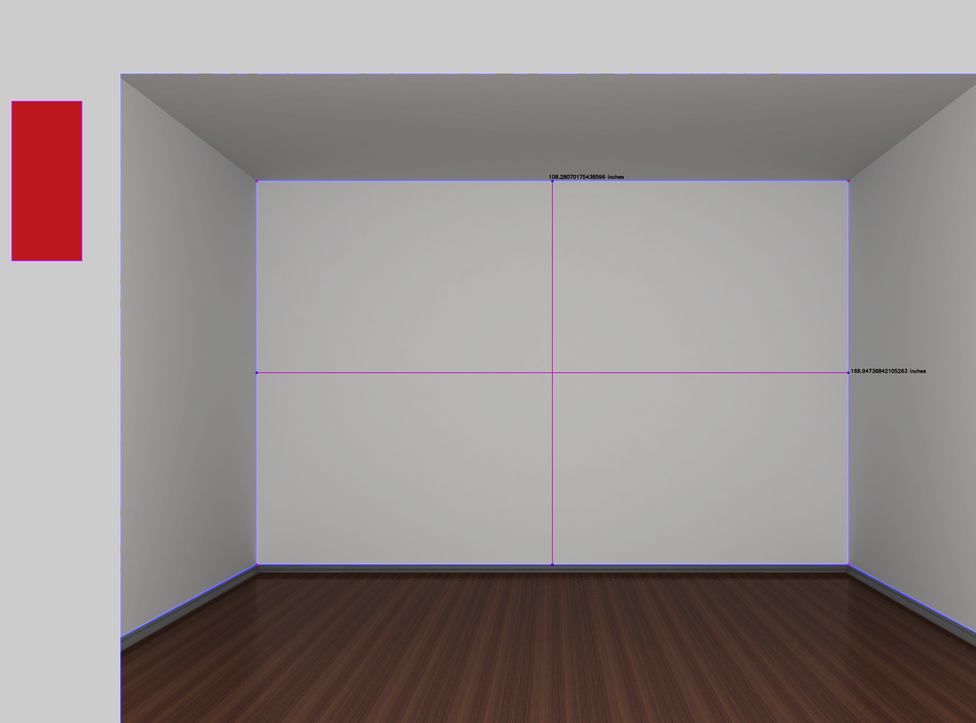
#> input picture test1.png, 976 x 723 px, shrunk from 3925 x 2909 before the run, given in place of test1.jpg, which was not available
$ python compVision_project.py
#> lines starting #> are read from the running program, lines starting #| are printed output that depends on the picture; after the words box and inside, x2 and y2 are one past the last pixel; in counts of white or black regions, pixels touching at a corner belong together; pictures that were not available may be replaced by others from this repository, and a replacement may not be noted
import numpy as np
import cv2
from matplotlib import pyplot as plt

img = cv2.imread('test1.jpg')
#> img is the input picture: shape (723, 976, 3); mean B, G, R 142, 142.7, 150.2
gray = cv2.cvtColor(img,cv2.COLOR_BGR2GRAY)
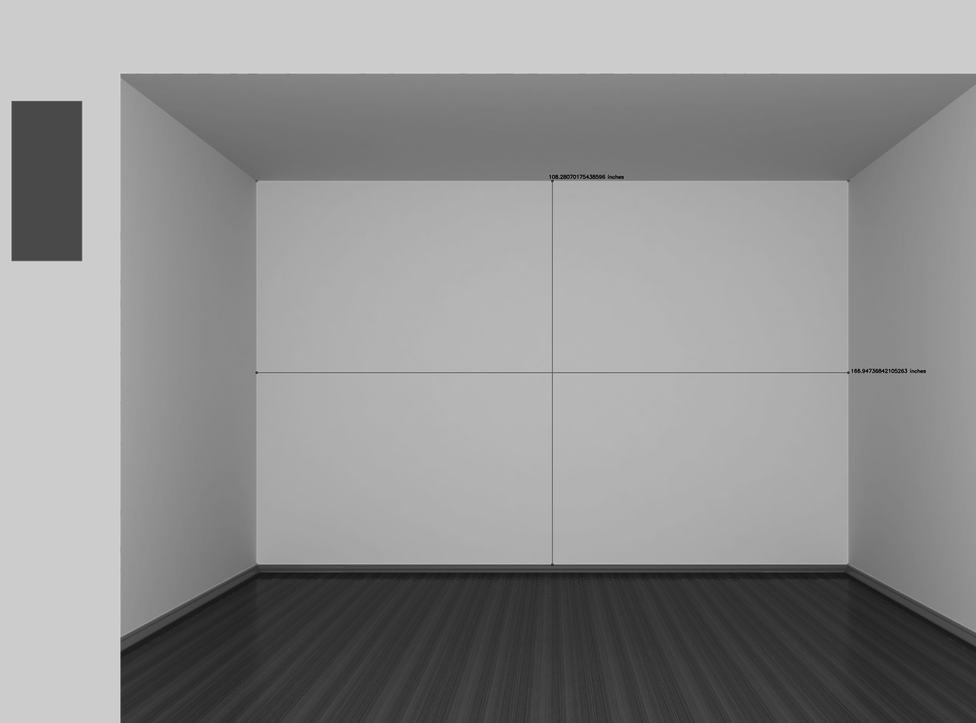
#> gray: shape (723, 976); min 5, max 216, mean 144.9

kernel_size = 5
blur_gray = cv2.GaussianBlur(gray,(kernel_size, kernel_size),0)

low_threshold = 0
high_threshold = 300
edges = cv2.Canny(blur_gray, low_threshold, high_threshold)
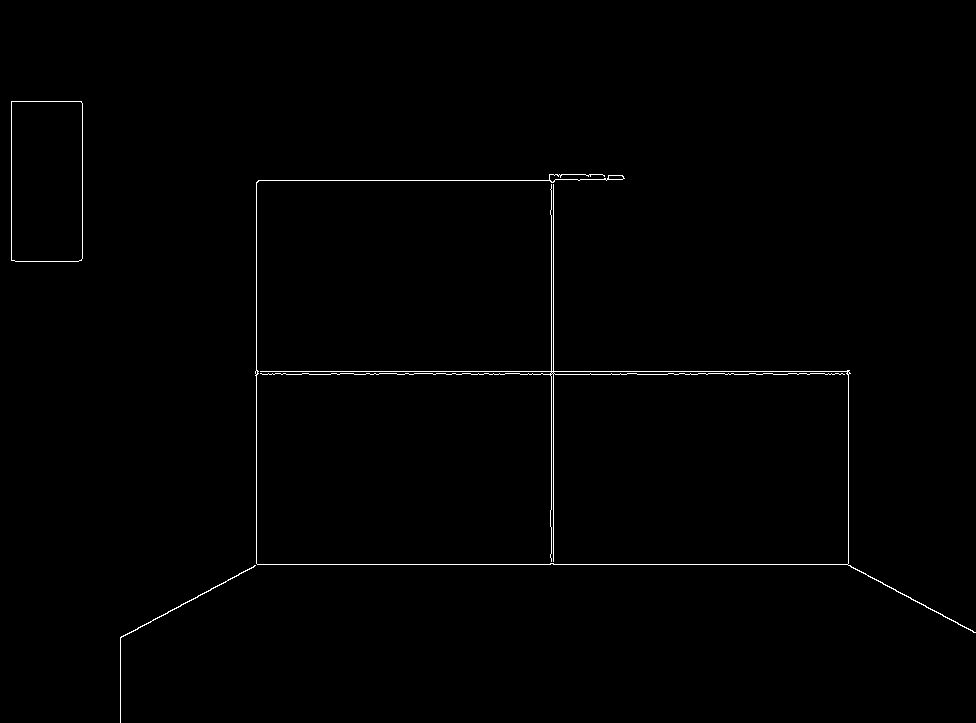
#> edges: shape (723, 976); 0.64% white in thin lines or dots, all inside (x1, y1, x2, y2) = (11, 101, 976, 723)
cv2.imshow('imageCanny',edges)
cv2.waitKey(0)


rho = 1  # distance resolution in pixels of the Hough grid
theta = np.pi / 180  # angular resolution in radians of the Hough grid
threshold = 15  # minimum number of votes (intersections in Hough grid cell)
min_line_length = 30  # minimum number of pixels making up a line
max_line_gap = 30  # maximum gap in pixels between connectable line segments
line_image = np.copy(img) * 0  # creating a blank to draw lines on
#> line_image: shape (723, 976, 3); every value is 0

# Run Hough on edge detected image
# Output "lines" is an array containing endpoints of detected line segments
lines = cv2.HoughLinesP(edges, rho, theta, threshold, np.array([]),
                    min_line_length, max_line_gap)
#> lines = 21 rows, first 6: [255, 371, 848, 371], [257, 564, 847, 564], [553, 563, 553, 174], [256, 563, 256, 182], [257, 374, 848, 374], [551, 563, 551, 174]

for line in lines:
    for x1,y1,x2,y2 in line:
        cv2.line(line_image,(x1,y1),(x2,y2),(255,0,0),5)
#> this loop made 21 passes
#> line on passes 1 to 12: [[255, 371, 848, 371]], [[257, 564, 847, 564]], [[553, 563, 553, 174]], [[256, 563, 256, 182]], [[257, 374, 848, 374]], [[551, 563, 551, 174]], [[258, 180, 606, 180]], [[668, 373, 850, 373]], [[82, 258, 82, 103]], [[11, 260, 11, 101]], [[848, 565, 848, 370]], [[120, 722, 120, 637]]
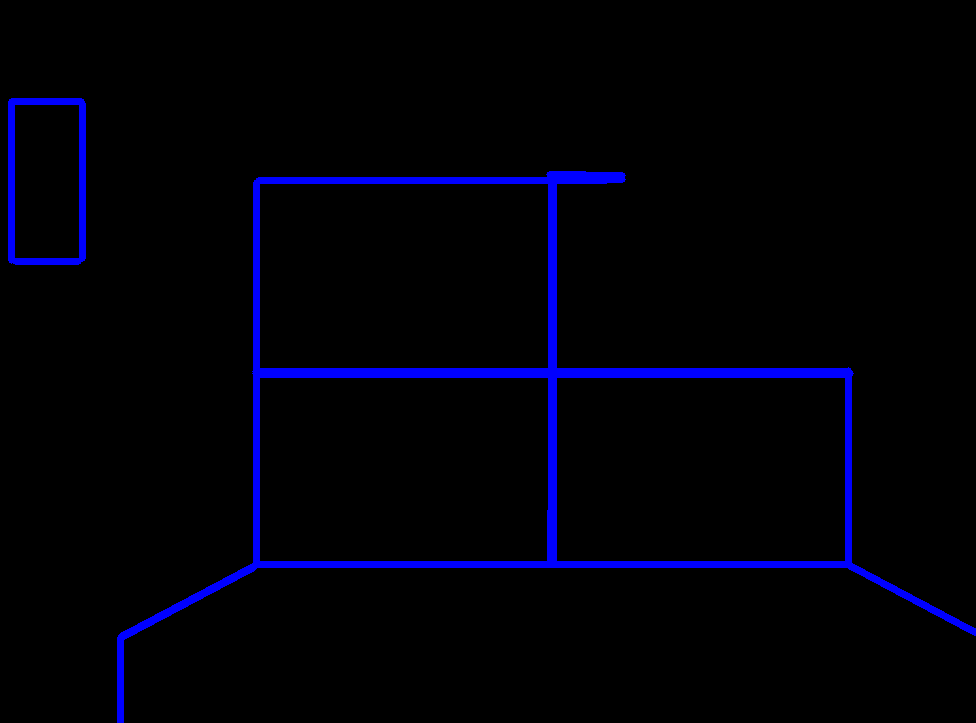
#> line_image: shape (723, 976, 3); mean B, G, R 9.5, 0, 0

# Draw the lines on the  image
lines_edges = cv2.addWeighted(img, 0.8, line_image, 1, 0)
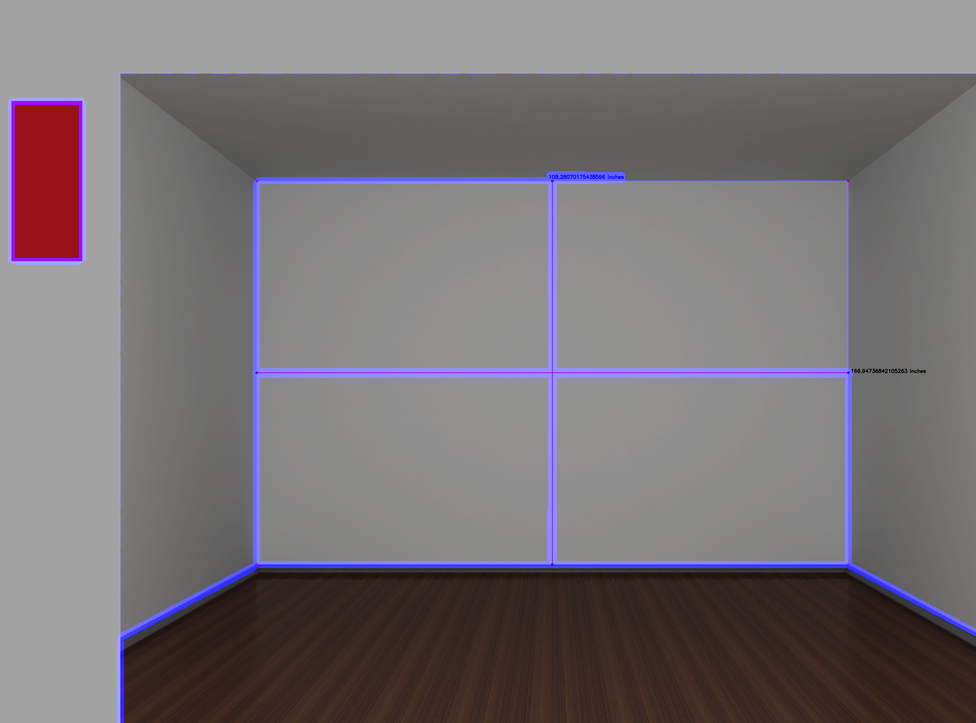
#> lines_edges: shape (723, 976, 3); mean B, G, R 118.2, 114.1, 120.1

cv2.imshow('imageHough',lines_edges)
cv2.waitKey(0)


'''
# Initiate FAST object with default values
fast = cv2.FastFeatureDetector_create()
sift = cv2.SIFT_create()

kp1 = sift.detect(gray,None)
imgSift=cv2.drawKeypoints(gray,kp1,None)
cv2.imshow('imageSift',imgSift)
cv2.waitKey(0)

# find and draw the keypoints
kp2 = fast.detect(img,None)
img2 = cv2.drawKeypoints(img, kp2, None, color=(255,0,0))

# Print all default params
print ("Threshold: ", fast.getThreshold())
print ("nonmaxSuppression: ", fast.getNonmaxSuppression())
print ("neighborhood: ", fast.getType())
print ("Total Keypoints with nonmaxSuppression: ", len(kp2))

cv2.imwrite('fast_true.png',img2)

# Disable nonmaxSuppression
#fast.setNonmaxSuppression(0)
#kp = fast.detect(img,None)

print ("Total Keypoints without nonmaxSuppression: ", len(kp2))

img3 = cv2.drawKeypoints(img, kp2, None, color=(255,0,0))

#cv2.imwrite('fast_false.png',img3)

cv2.imshow('imageFast',img3)
cv2.waitKey(0)
cv2.destroyAllWindows()

'''

$ run again, with test2.png copied over test1.png
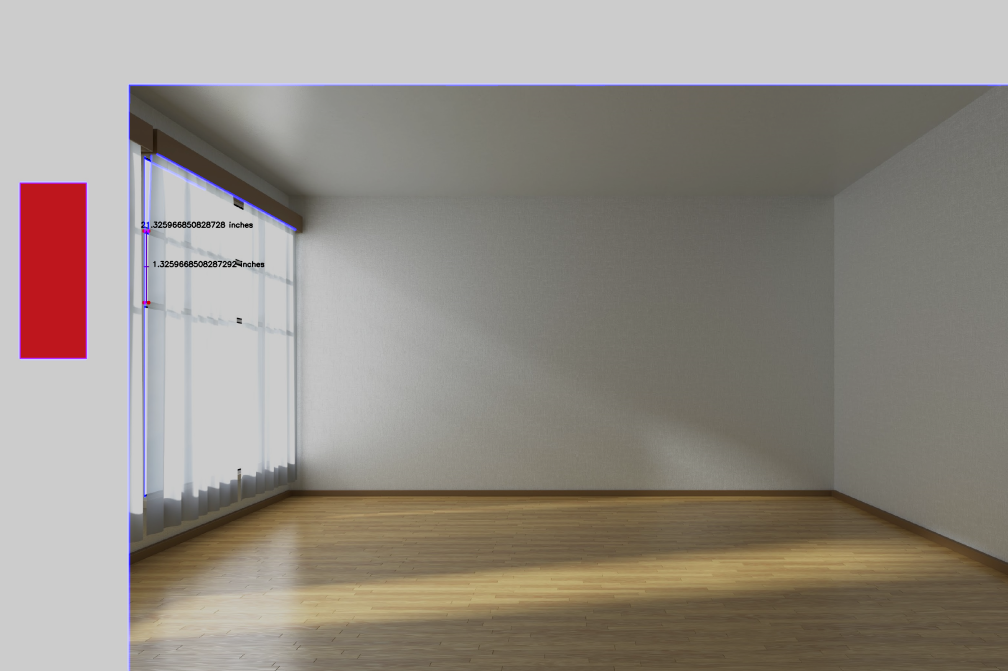
#> input picture test2.png, 1008 x 671 px, given in place of test1.jpg, which was not available
#> img is the input picture: shape (671, 1008, 3); mean B, G, R 133.5, 141.4, 148.5
#> `edges = cv2.Canny(blur_gray, low_threshold, high_threshold)`:
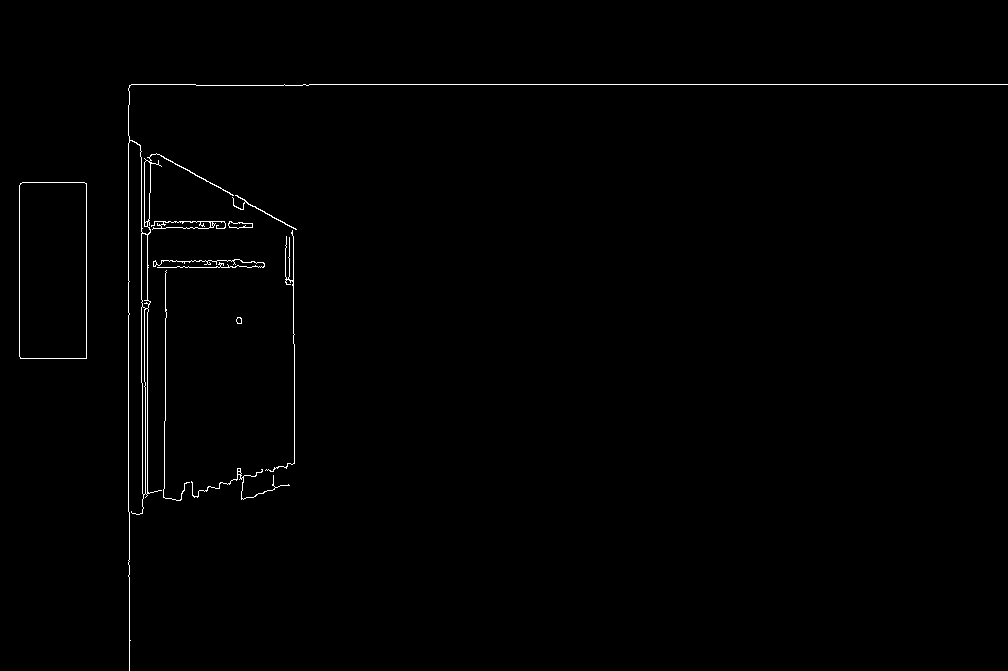
#> edges: shape (671, 1008); 0.7% white in thin lines or dots, all inside (x1, y1, x2, y2) = (19, 84, 1008, 671)
#> lines = 46 rows, first 6: [284, 84, 1007, 84], [128, 511, 128, 88], [147, 495, 147, 221], [19, 356, 19, 185], [144, 233, 144, 158], [141, 382, 141, 151]
#> the loop `for line in lines:` made 46 passes
#> `lines_edges = cv2.addWeighted(img, 0.8, line_image, 1, 0)`:
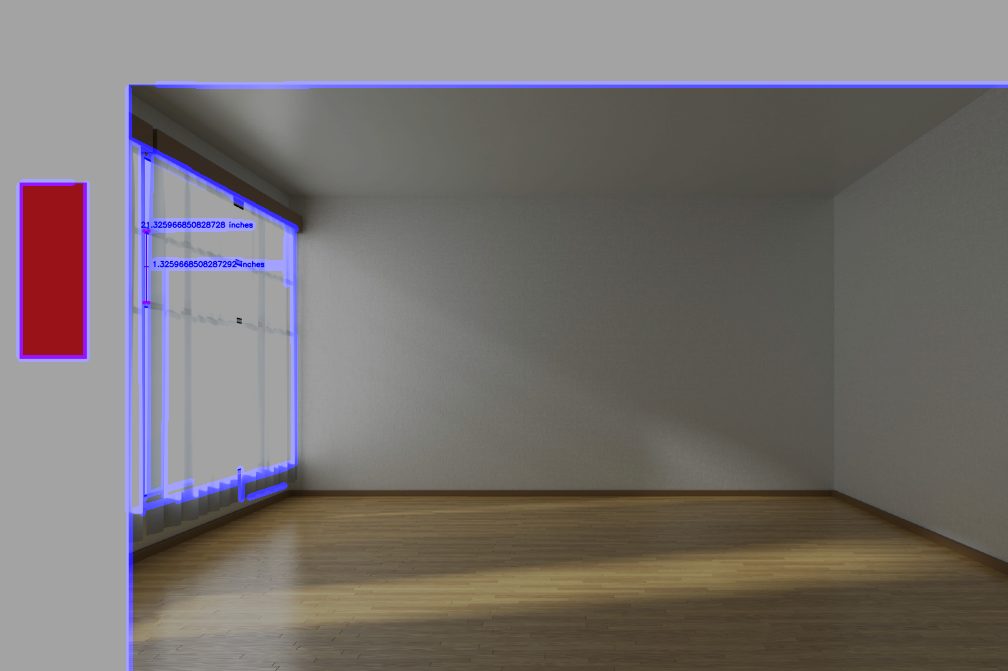
#> lines_edges: shape (671, 1008, 3); mean B, G, R 111.5, 113.1, 118.7

$ run again, with test3.png copied over test1.png
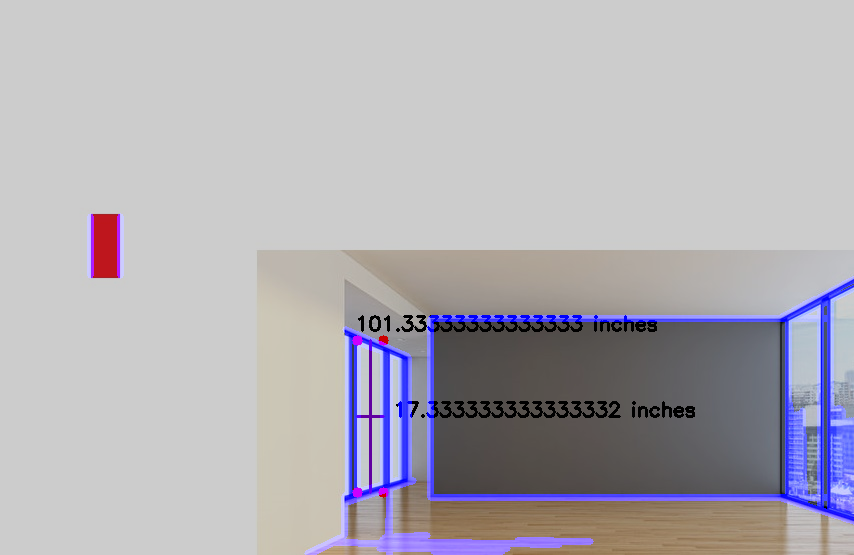
#> input picture test3.png, 854 x 555 px, given in place of test1.jpg, which was not available
#> img is the input picture: shape (555, 854, 3); mean B, G, R 180.9, 174.5, 177.4
#> `edges = cv2.Canny(blur_gray, low_threshold, high_threshold)`:
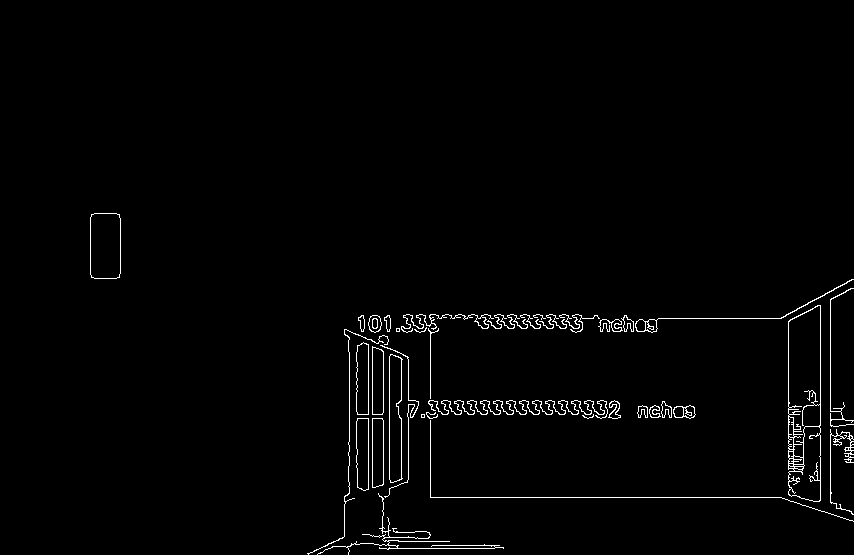
#> edges: shape (555, 854); 1.5% white in thin lines or dots, all inside (x1, y1, x2, y2) = (90, 213, 854, 555)
#> lines = 106 rows, first 6: [430, 497, 830, 497], [389, 548, 389, 315], [820, 510, 820, 296], [443, 400, 693, 417], [788, 500, 788, 313], [830, 513, 830, 291]
#> the loop `for line in lines:` made 106 passes
#> `lines_edges = cv2.addWeighted(img, 0.8, line_image, 1, 0)`:
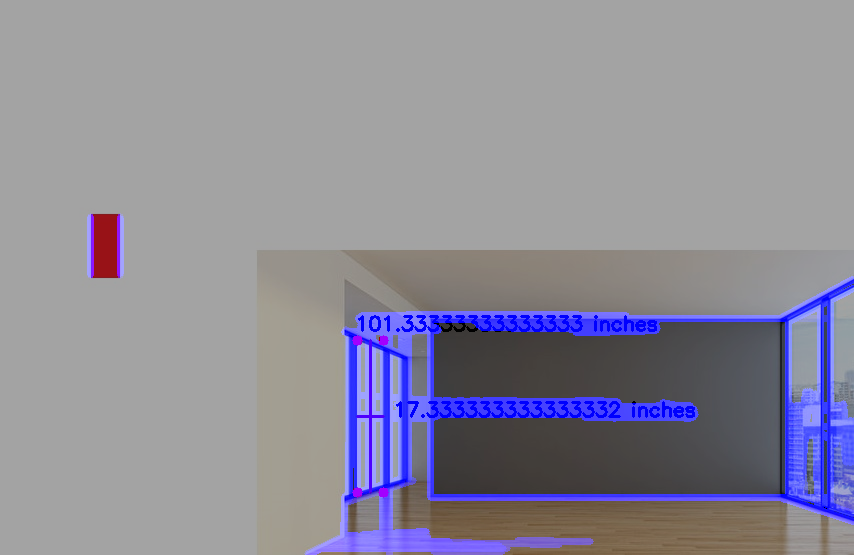
#> lines_edges: shape (555, 854, 3); mean B, G, R 152.8, 139.5, 141.8

$ run again, with test4.png copied over test1.png
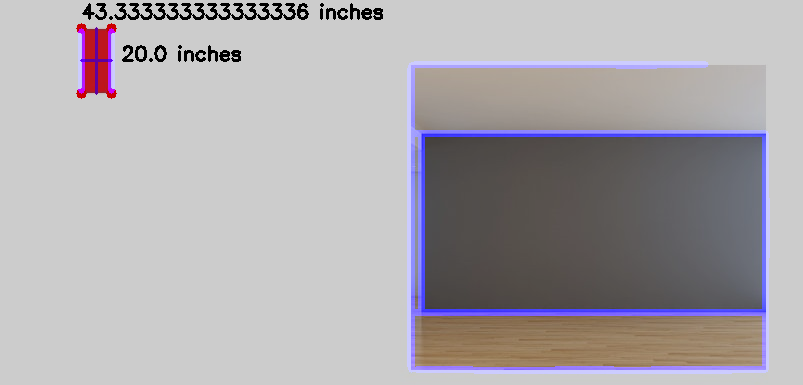
#> input picture test4.png, 803 x 385 px, given in place of test1.jpg, which was not available
#> img is the input picture: shape (385, 803, 3); mean B, G, R 172, 168.1, 171.9
#> `edges = cv2.Canny(blur_gray, low_threshold, high_threshold)`:
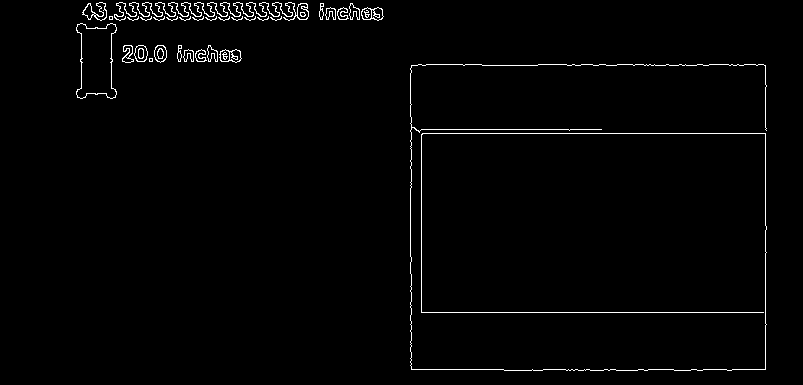
#> edges: shape (385, 803); 1.5% white in thin lines or dots, all inside (x1, y1, x2, y2) = (76, 2, 767, 371)
#> lines = 51 rows, first 6: [765, 369, 765, 65], [411, 133, 764, 133], [411, 369, 764, 369], [411, 312, 763, 312], [88, 19, 381, 19], [538, 64, 763, 64]
#> the loop `for line in lines:` made 51 passes
#> `lines_edges = cv2.addWeighted(img, 0.8, line_image, 1, 0)`:
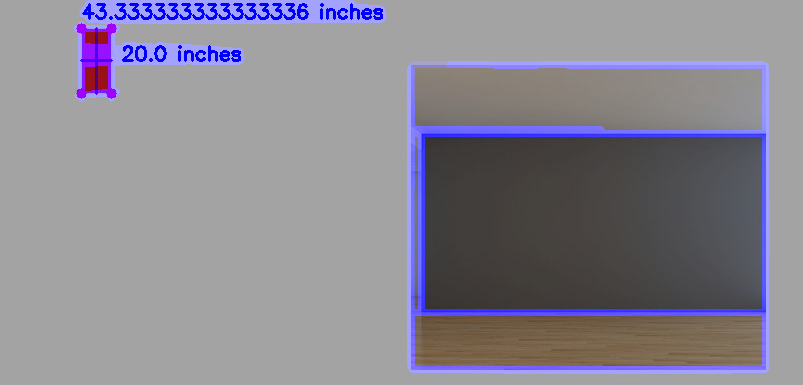
#> lines_edges: shape (385, 803, 3); mean B, G, R 146, 134.4, 137.4
